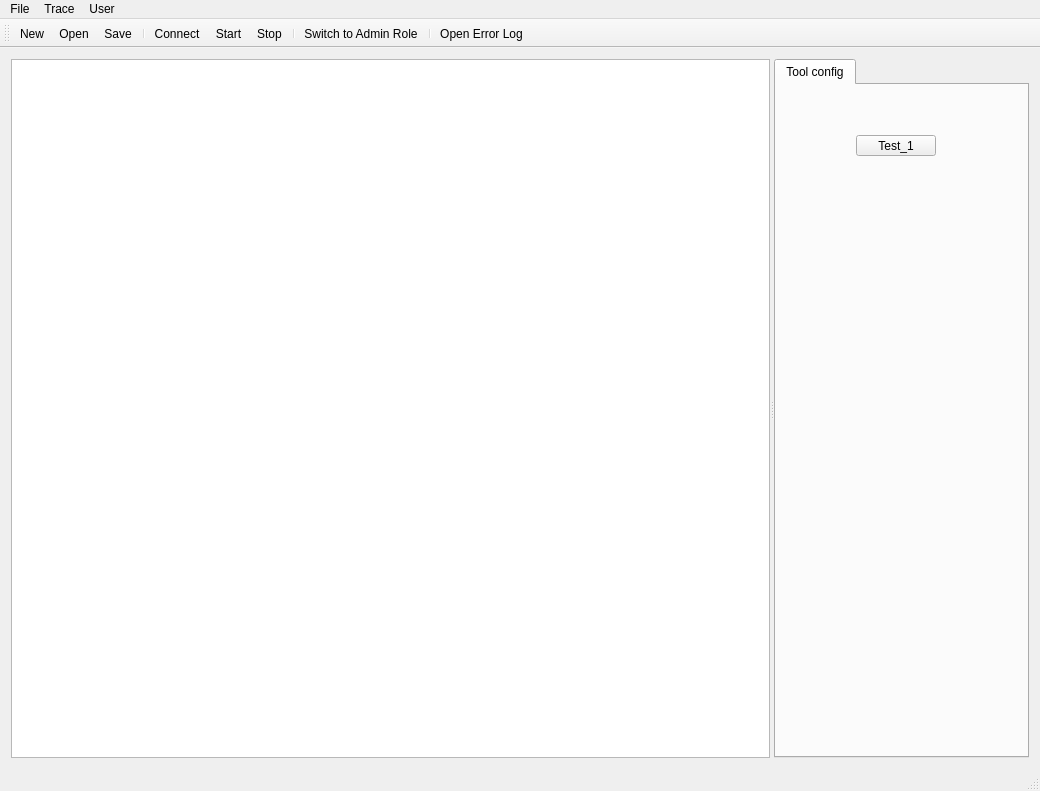
<?xml version="1.0" encoding="UTF-8"?>
<ui version="4.0">
 <class>MainWindow</class>
 <widget class="QMainWindow" name="MainWindow">
  <property name="geometry">
   <rect>
    <x>0</x>
    <y>0</y>
    <width>1040</width>
    <height>791</height>
   </rect>
  </property>
  <property name="windowTitle">
   <string>R_Visualizer</string>
  </property>
  <widget class="QWidget" name="centralWidget">
   <layout class="QHBoxLayout" name="horizontalLayout">
    <item>
     <widget class="QSplitter" name="splitter">
      <property name="orientation">
       <enum>Qt::Horizontal</enum>
      </property>
      <widget class="MsgTableView" name="msgTableView">
       <property name="sizePolicy">
        <sizepolicy hsizetype="Expanding" vsizetype="Expanding">
         <horstretch>0</horstretch>
         <verstretch>1</verstretch>
        </sizepolicy>
       </property>
       <property name="toolTip">
        <string>&lt;html&gt;&lt;head/&gt;&lt;body&gt;&lt;p&gt;Message browser which displays all incoming messages chronologically.&lt;/p&gt;&lt;p&gt;Use System Config to edit the format and depiction of messages.&lt;/p&gt;&lt;/body&gt;&lt;/html&gt;</string>
       </property>
       <property name="locale">
        <locale language="English" country="UnitedStates"/>
       </property>
      </widget>
      <widget class="QTabWidget" name="tabWidget">
       <property name="sizePolicy">
        <sizepolicy hsizetype="Maximum" vsizetype="Preferred">
         <horstretch>0</horstretch>
         <verstretch>1</verstretch>
        </sizepolicy>
       </property>
       <property name="toolTip">
        <string/>
       </property>
       <property name="locale">
        <locale language="English" country="UnitedStates"/>
       </property>
       <property name="currentIndex">
        <number>0</number>
       </property>
       <widget class="QWidget" name="tab_toolConfig">
        <property name="toolTipDuration">
         <number>-1</number>
        </property>
        <attribute name="title">
         <string>Tool config</string>
        </attribute>
        <attribute name="toolTip">
         <string>Configure the tool itself</string>
        </attribute>
        <widget class="QPushButton" name="TestPB_1">
         <property name="geometry">
          <rect>
           <x>80</x>
           <y>50</y>
           <width>80</width>
           <height>21</height>
          </rect>
         </property>
         <property name="text">
          <string>Test_1</string>
         </property>
        </widget>
       </widget>
      </widget>
     </widget>
    </item>
   </layout>
  </widget>
  <widget class="QMenuBar" name="menuBar">
   <property name="geometry">
    <rect>
     <x>0</x>
     <y>0</y>
     <width>1040</width>
     <height>20</height>
    </rect>
   </property>
   <widget class="QMenu" name="menuFile">
    <property name="title">
     <string>File</string>
    </property>
    <addaction name="actionNew"/>
    <addaction name="actionOpen"/>
    <addaction name="actionSave"/>
    <addaction name="separator"/>
    <addaction name="actionOpen_Error_Log"/>
   </widget>
   <widget class="QMenu" name="menuTrace">
    <property name="title">
     <string>Trace</string>
    </property>
    <addaction name="actionConnect"/>
    <addaction name="actionStart"/>
    <addaction name="actionStop"/>
   </widget>
   <widget class="QMenu" name="menuUser">
    <property name="title">
     <string>User</string>
    </property>
    <addaction name="actionSwitch_User_Role"/>
   </widget>
   <addaction name="menuFile"/>
   <addaction name="menuTrace"/>
   <addaction name="menuUser"/>
  </widget>
  <widget class="QToolBar" name="mainToolBar">
   <attribute name="toolBarArea">
    <enum>TopToolBarArea</enum>
   </attribute>
   <attribute name="toolBarBreak">
    <bool>false</bool>
   </attribute>
   <addaction name="actionNew"/>
   <addaction name="actionOpen"/>
   <addaction name="actionSave"/>
   <addaction name="separator"/>
   <addaction name="actionConnect"/>
   <addaction name="actionStart"/>
   <addaction name="actionStop"/>
   <addaction name="separator"/>
   <addaction name="actionSwitch_User_Role"/>
   <addaction name="separator"/>
   <addaction name="actionOpen_Error_Log"/>
  </widget>
  <widget class="QStatusBar" name="statusBar"/>
  <action name="actionNew">
   <property name="icon">
    <iconset resource="ressources.qrc">
     <normaloff>:/GUI/Icons/Icons/Add-New-32.png</normaloff>:/GUI/Icons/Icons/Add-New-32.png</iconset>
   </property>
   <property name="text">
    <string>New</string>
   </property>
   <property name="toolTip">
    <string>Create a new file</string>
   </property>
   <property name="shortcut">
    <string>Ctrl+N</string>
   </property>
  </action>
  <action name="actionOpen">
   <property name="icon">
    <iconset resource="ressources.qrc">
     <normaloff>:/GUI/Icons/Icons/Open-32.png</normaloff>:/GUI/Icons/Icons/Open-32.png</iconset>
   </property>
   <property name="text">
    <string>Open</string>
   </property>
   <property name="toolTip">
    <string>Open an existing file</string>
   </property>
   <property name="shortcut">
    <string>Ctrl+O</string>
   </property>
  </action>
  <action name="actionSave">
   <property name="icon">
    <iconset resource="ressources.qrc">
     <normaloff>:/GUI/Icons/Icons/Save-32.png</normaloff>:/GUI/Icons/Icons/Save-32.png</iconset>
   </property>
   <property name="text">
    <string>Save</string>
   </property>
   <property name="toolTip">
    <string>Save current data to a file</string>
   </property>
   <property name="shortcut">
    <string>Ctrl+S</string>
   </property>
  </action>
  <action name="actionConnect">
   <property name="icon">
    <iconset resource="ressources.qrc">
     <normaloff>:/GUI/Icons/Icons/Network-01-32.png</normaloff>:/GUI/Icons/Icons/Network-01-32.png</iconset>
   </property>
   <property name="text">
    <string>Connect</string>
   </property>
  </action>
  <action name="actionStart">
   <property name="icon">
    <iconset resource="ressources.qrc">
     <normaloff>:/GUI/Icons/Icons/Check-32.png</normaloff>:/GUI/Icons/Icons/Check-32.png</iconset>
   </property>
   <property name="text">
    <string>Start</string>
   </property>
  </action>
  <action name="actionStop">
   <property name="icon">
    <iconset resource="ressources.qrc">
     <normaloff>:/GUI/Icons/Icons/Delete-32.png</normaloff>:/GUI/Icons/Icons/Delete-32.png</iconset>
   </property>
   <property name="text">
    <string>Stop</string>
   </property>
  </action>
  <action name="actionSwitch_User_Role">
   <property name="icon">
    <iconset resource="ressources.qrc">
     <normaloff>:/GUI/Icons/Icons/UserNormal-32.png</normaloff>
     <normalon>:/GUI/Icons/Icons/UserAdmin-32.png</normalon>:/GUI/Icons/Icons/UserNormal-32.png</iconset>
   </property>
   <property name="text">
    <string>Switch to Admin Role</string>
   </property>
   <property name="toolTip">
    <string>Switch the Role of the user</string>
   </property>
  </action>
  <action name="actionOpen_Error_Log">
   <property name="text">
    <string>Open Error Log</string>
   </property>
  </action>
 </widget>
 <layoutdefault spacing="6" margin="11"/>
 <customwidgets>
  <customwidget>
   <class>MsgTableView</class>
   <extends>QTableView</extends>
   <header>msgtableview.h</header>
  </customwidget>
 </customwidgets>
 <resources>
  <include location="ressources.qrc"/>
 </resources>
 <connections/>
</ui>
